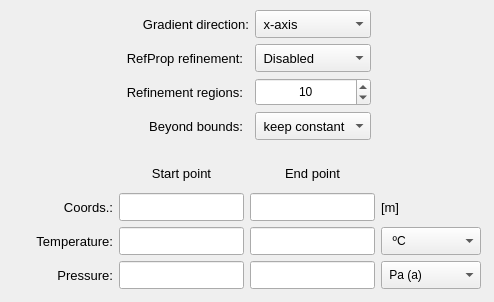
            <widget class="QWidget" name="tab_rectangular">
             <attribute name="title">
              <string>Setup</string>
             </attribute>
             <layout class="QGridLayout" name="gridLayout_6">
              <property name="leftMargin">
               <number>4</number>
              </property>
              <property name="topMargin">
               <number>4</number>
              </property>
              <property name="rightMargin">
               <number>4</number>
              </property>
              <property name="bottomMargin">
               <number>4</number>
              </property>
              <property name="spacing">
               <number>4</number>
              </property>
              <item row="0" column="0">
               <widget class="QFrame" name="frame_4">
                <property name="frameShape">
                 <enum>QFrame::NoFrame</enum>
                </property>
                <property name="frameShadow">
                 <enum>QFrame::Raised</enum>
                </property>
                <layout class="QGridLayout" name="gridLayout_7">
                 <property name="leftMargin">
                  <number>6</number>
                 </property>
                 <property name="topMargin">
                  <number>6</number>
                 </property>
                 <property name="rightMargin">
                  <number>6</number>
                 </property>
                 <property name="bottomMargin">
                  <number>6</number>
                 </property>
                 <property name="spacing">
                  <number>6</number>
                 </property>
                 <item row="0" column="3">
                  <widget class="QComboBox" name="comboBox_gradient_direction">
                   <property name="minimumSize">
                    <size>
                     <width>0</width>
                     <height>28</height>
                    </size>
                   </property>
                   <property name="maximumSize">
                    <size>
                     <width>200</width>
                     <height>28</height>
                    </size>
                   </property>
                   <property name="font">
                    <font>
                     <pointsize>10</pointsize>
                    </font>
                   </property>
                   <item>
                    <property name="text">
                     <string> x-axis</string>
                    </property>
                   </item>
                   <item>
                    <property name="text">
                     <string> y-axis</string>
                    </property>
                   </item>
                   <item>
                    <property name="text">
                     <string> z-axis</string>
                    </property>
                   </item>
                  </widget>
                 </item>
                 <item row="2" column="1">
                  <widget class="QLabel" name="label_50">
                   <property name="minimumSize">
                    <size>
                     <width>0</width>
                     <height>28</height>
                    </size>
                   </property>
                   <property name="maximumSize">
                    <size>
                     <width>148</width>
                     <height>28</height>
                    </size>
                   </property>
                   <property name="font">
                    <font>
                     <pointsize>10</pointsize>
                    </font>
                   </property>
                   <property name="text">
                    <string>Refinement regions:</string>
                   </property>
                   <property name="alignment">
                    <set>Qt::AlignRight|Qt::AlignTrailing|Qt::AlignVCenter</set>
                   </property>
                  </widget>
                 </item>
                 <item row="2" column="3">
                  <widget class="QDoubleSpinBox" name="doubleSpinBox_selection_radius">
                   <property name="minimumSize">
                    <size>
                     <width>100</width>
                     <height>28</height>
                    </size>
                   </property>
                   <property name="maximumSize">
                    <size>
                     <width>200</width>
                     <height>28</height>
                    </size>
                   </property>
                   <property name="font">
                    <font>
                     <pointsize>9</pointsize>
                    </font>
                   </property>
                   <property name="alignment">
                    <set>Qt::AlignCenter</set>
                   </property>
                   <property name="decimals">
                    <number>0</number>
                   </property>
                   <property name="minimum">
                    <double>2.000000000000000</double>
                   </property>
                   <property name="maximum">
                    <double>50.000000000000000</double>
                   </property>
                   <property name="singleStep">
                    <double>1.000000000000000</double>
                   </property>
                   <property name="value">
                    <double>10.000000000000000</double>
                   </property>
                  </widget>
                 </item>
                 <item row="1" column="1">
                  <widget class="QLabel" name="label_51">
                   <property name="minimumSize">
                    <size>
                     <width>0</width>
                     <height>28</height>
                    </size>
                   </property>
                   <property name="maximumSize">
                    <size>
                     <width>148</width>
                     <height>28</height>
                    </size>
                   </property>
                   <property name="font">
                    <font>
                     <pointsize>10</pointsize>
                    </font>
                   </property>
                   <property name="text">
                    <string>RefProp refinement:</string>
                   </property>
                   <property name="alignment">
                    <set>Qt::AlignRight|Qt::AlignTrailing|Qt::AlignVCenter</set>
                   </property>
                  </widget>
                 </item>
                 <item row="0" column="0">
                  <spacer name="horizontalSpacer_3">
                   <property name="orientation">
                    <enum>Qt::Horizontal</enum>
                   </property>
                   <property name="sizeHint" stdset="0">
                    <size>
                     <width>40</width>
                     <height>20</height>
                    </size>
                   </property>
                  </spacer>
                 </item>
                 <item row="1" column="3">
                  <widget class="QComboBox" name="comboBox_refinement_regions">
                   <property name="minimumSize">
                    <size>
                     <width>0</width>
                     <height>28</height>
                    </size>
                   </property>
                   <property name="maximumSize">
                    <size>
                     <width>200</width>
                     <height>28</height>
                    </size>
                   </property>
                   <property name="font">
                    <font>
                     <pointsize>10</pointsize>
                    </font>
                   </property>
                   <item>
                    <property name="text">
                     <string> Disabled</string>
                    </property>
                   </item>
                   <item>
                    <property name="text">
                     <string> Enabled</string>
                    </property>
                   </item>
                  </widget>
                 </item>
                 <item row="0" column="4">
                  <spacer name="horizontalSpacer_2">
                   <property name="orientation">
                    <enum>Qt::Horizontal</enum>
                   </property>
                   <property name="sizeHint" stdset="0">
                    <size>
                     <width>40</width>
                     <height>20</height>
                    </size>
                   </property>
                  </spacer>
                 </item>
                 <item row="3" column="1">
                  <widget class="QLabel" name="label_14">
                   <property name="minimumSize">
                    <size>
                     <width>120</width>
                     <height>0</height>
                    </size>
                   </property>
                   <property name="maximumSize">
                    <size>
                     <width>148</width>
                     <height>16777215</height>
                    </size>
                   </property>
                   <property name="font">
                    <font>
                     <pointsize>10</pointsize>
                    </font>
                   </property>
                   <property name="text">
                    <string>Beyond bounds:</string>
                   </property>
                   <property name="alignment">
                    <set>Qt::AlignRight|Qt::AlignTrailing|Qt::AlignVCenter</set>
                   </property>
                  </widget>
                 </item>
                 <item row="3" column="3">
                  <widget class="QComboBox" name="comboBox_beyond_bounds_values">
                   <property name="minimumSize">
                    <size>
                     <width>0</width>
                     <height>28</height>
                    </size>
                   </property>
                   <property name="maximumSize">
                    <size>
                     <width>200</width>
                     <height>28</height>
                    </size>
                   </property>
                   <property name="font">
                    <font>
                     <pointsize>10</pointsize>
                    </font>
                   </property>
                   <item>
                    <property name="text">
                     <string> keep constant</string>
                    </property>
                   </item>
                   <item>
                    <property name="text">
                     <string> extrapolate</string>
                    </property>
                   </item>
                  </widget>
                 </item>
                 <item row="0" column="1" colspan="2">
                  <widget class="QLabel" name="label_13">
                   <property name="minimumSize">
                    <size>
                     <width>120</width>
                     <height>0</height>
                    </size>
                   </property>
                   <property name="maximumSize">
                    <size>
                     <width>148</width>
                     <height>16777215</height>
                    </size>
                   </property>
                   <property name="font">
                    <font>
                     <pointsize>10</pointsize>
                    </font>
                   </property>
                   <property name="text">
                    <string>Gradient direction:</string>
                   </property>
                   <property name="alignment">
                    <set>Qt::AlignRight|Qt::AlignTrailing|Qt::AlignVCenter</set>
                   </property>
                  </widget>
                 </item>
                </layout>
               </widget>
              </item>
              <item row="1" column="0">
               <widget class="QFrame" name="frame">
                <property name="frameShape">
                 <enum>QFrame::NoFrame</enum>
                </property>
                <property name="frameShadow">
                 <enum>QFrame::Raised</enum>
                </property>
                <layout class="QGridLayout" name="gridLayout_10">
                 <item row="0" column="3">
                  <widget class="QLabel" name="label_24">
                   <property name="minimumSize">
                    <size>
                     <width>0</width>
                     <height>28</height>
                    </size>
                   </property>
                   <property name="maximumSize">
                    <size>
                     <width>200</width>
                     <height>28</height>
                    </size>
                   </property>
                   <property name="font">
                    <font>
                     <pointsize>10</pointsize>
                    </font>
                   </property>
                   <property name="text">
                    <string>End point</string>
                   </property>
                   <property name="alignment">
                    <set>Qt::AlignCenter</set>
                   </property>
                  </widget>
                 </item>
                 <item row="2" column="3">
                  <widget class="QLineEdit" name="lineEdit_end_temperature">
                   <property name="enabled">
                    <bool>true</bool>
                   </property>
                   <property name="minimumSize">
                    <size>
                     <width>0</width>
                     <height>28</height>
                    </size>
                   </property>
                   <property name="maximumSize">
                    <size>
                     <width>180</width>
                     <height>28</height>
                    </size>
                   </property>
                   <property name="font">
                    <font>
                     <pointsize>10</pointsize>
                    </font>
                   </property>
                   <property name="alignment">
                    <set>Qt::AlignCenter</set>
                   </property>
                  </widget>
                 </item>
                 <item row="1" column="0">
                  <widget class="QLabel" name="label_16">
                   <property name="minimumSize">
                    <size>
                     <width>100</width>
                     <height>0</height>
                    </size>
                   </property>
                   <property name="maximumSize">
                    <size>
                     <width>140</width>
                     <height>16777215</height>
                    </size>
                   </property>
                   <property name="font">
                    <font>
                     <pointsize>10</pointsize>
                    </font>
                   </property>
                   <property name="text">
                    <string>Coords.:</string>
                   </property>
                   <property name="alignment">
                    <set>Qt::AlignRight|Qt::AlignTrailing|Qt::AlignVCenter</set>
                   </property>
                  </widget>
                 </item>
                 <item row="3" column="3">
                  <widget class="QLineEdit" name="lineEdit_end_pressure">
                   <property name="enabled">
                    <bool>true</bool>
                   </property>
                   <property name="minimumSize">
                    <size>
                     <width>0</width>
                     <height>28</height>
                    </size>
                   </property>
                   <property name="maximumSize">
                    <size>
                     <width>180</width>
                     <height>28</height>
                    </size>
                   </property>
                   <property name="font">
                    <font>
                     <pointsize>10</pointsize>
                    </font>
                   </property>
                   <property name="alignment">
                    <set>Qt::AlignCenter</set>
                   </property>
                  </widget>
                 </item>
                 <item row="3" column="0">
                  <widget class="QLabel" name="label_20">
                   <property name="minimumSize">
                    <size>
                     <width>100</width>
                     <height>0</height>
                    </size>
                   </property>
                   <property name="maximumSize">
                    <size>
                     <width>140</width>
                     <height>16777215</height>
                    </size>
                   </property>
                   <property name="font">
                    <font>
                     <pointsize>10</pointsize>
                    </font>
                   </property>
                   <property name="text">
                    <string>Pressure:</string>
                   </property>
                   <property name="alignment">
                    <set>Qt::AlignRight|Qt::AlignTrailing|Qt::AlignVCenter</set>
                   </property>
                  </widget>
                 </item>
                 <item row="0" column="1">
                  <widget class="QLabel" name="label_11">
                   <property name="minimumSize">
                    <size>
                     <width>0</width>
                     <height>28</height>
                    </size>
                   </property>
                   <property name="maximumSize">
                    <size>
                     <width>200</width>
                     <height>28</height>
                    </size>
                   </property>
                   <property name="font">
                    <font>
                     <pointsize>10</pointsize>
                    </font>
                   </property>
                   <property name="text">
                    <string>Start point</string>
                   </property>
                   <property name="alignment">
                    <set>Qt::AlignCenter</set>
                   </property>
                  </widget>
                 </item>
                 <item row="1" column="3">
                  <widget class="QLineEdit" name="lineEdit_end_coords">
                   <property name="minimumSize">
                    <size>
                     <width>0</width>
                     <height>28</height>
                    </size>
                   </property>
                   <property name="maximumSize">
                    <size>
                     <width>180</width>
                     <height>28</height>
                    </size>
                   </property>
                   <property name="font">
                    <font>
                     <pointsize>10</pointsize>
                    </font>
                   </property>
                   <property name="alignment">
                    <set>Qt::AlignCenter</set>
                   </property>
                  </widget>
                 </item>
                 <item row="2" column="1">
                  <widget class="QLineEdit" name="lineEdit_start_temperature">
                   <property name="enabled">
                    <bool>true</bool>
                   </property>
                   <property name="minimumSize">
                    <size>
                     <width>0</width>
                     <height>28</height>
                    </size>
                   </property>
                   <property name="maximumSize">
                    <size>
                     <width>180</width>
                     <height>28</height>
                    </size>
                   </property>
                   <property name="font">
                    <font>
                     <pointsize>10</pointsize>
                    </font>
                   </property>
                   <property name="alignment">
                    <set>Qt::AlignCenter</set>
                   </property>
                  </widget>
                 </item>
                 <item row="3" column="1">
                  <widget class="QLineEdit" name="lineEdit_start_pressure">
                   <property name="enabled">
                    <bool>true</bool>
                   </property>
                   <property name="minimumSize">
                    <size>
                     <width>0</width>
                     <height>28</height>
                    </size>
                   </property>
                   <property name="maximumSize">
                    <size>
                     <width>180</width>
                     <height>28</height>
                    </size>
                   </property>
                   <property name="font">
                    <font>
                     <pointsize>10</pointsize>
                    </font>
                   </property>
                   <property name="alignment">
                    <set>Qt::AlignCenter</set>
                   </property>
                  </widget>
                 </item>
                 <item row="1" column="1">
                  <widget class="QLineEdit" name="lineEdit_start_coords">
                   <property name="minimumSize">
                    <size>
                     <width>0</width>
                     <height>28</height>
                    </size>
                   </property>
                   <property name="maximumSize">
                    <size>
                     <width>180</width>
                     <height>28</height>
                    </size>
                   </property>
                   <property name="font">
                    <font>
                     <pointsize>10</pointsize>
                    </font>
                   </property>
                   <property name="alignment">
                    <set>Qt::AlignCenter</set>
                   </property>
                  </widget>
                 </item>
                 <item row="2" column="4">
                  <widget class="QComboBox" name="comboBox_temperature_units">
                   <property name="minimumSize">
                    <size>
                     <width>100</width>
                     <height>28</height>
                    </size>
                   </property>
                   <property name="maximumSize">
                    <size>
                     <width>100</width>
                     <height>28</height>
                    </size>
                   </property>
                   <property name="font">
                    <font>
                     <family>MS Shell Dlg 2</family>
                     <italic>false</italic>
                    </font>
                   </property>
                   <property name="currentIndex">
                    <number>1</number>
                   </property>
                   <item>
                    <property name="text">
                     <string>  K</string>
                    </property>
                   </item>
                   <item>
                    <property name="text">
                     <string>  ºC</string>
                    </property>
                   </item>
                   <item>
                    <property name="text">
                     <string>  ºF</string>
                    </property>
                   </item>
                  </widget>
                 </item>
                 <item row="3" column="4">
                  <widget class="QComboBox" name="comboBox_pressure_units">
                   <property name="minimumSize">
                    <size>
                     <width>100</width>
                     <height>28</height>
                    </size>
                   </property>
                   <property name="maximumSize">
                    <size>
                     <width>100</width>
                     <height>28</height>
                    </size>
                   </property>
                   <property name="font">
                    <font>
                     <family>MS Shell Dlg 2</family>
                     <italic>false</italic>
                    </font>
                   </property>
                   <item>
                    <property name="text">
                     <string> Pa (a)</string>
                    </property>
                   </item>
                   <item>
                    <property name="text">
                     <string> kPa (a)</string>
                    </property>
                   </item>
                   <item>
                    <property name="text">
                     <string> atm (a)</string>
                    </property>
                   </item>
                   <item>
                    <property name="text">
                     <string> bar (a)</string>
                    </property>
                   </item>
                   <item>
                    <property name="text">
                     <string> kgf/cm² (a)</string>
                    </property>
                   </item>
                   <item>
                    <property name="text">
                     <string> psi (a)</string>
                    </property>
                   </item>
                   <item>
                    <property name="text">
                     <string> ksi (a)</string>
                    </property>
                   </item>
                   <item>
                    <property name="text">
                     <string> Pa (g)</string>
                    </property>
                   </item>
                   <item>
                    <property name="text">
                     <string> kPa (g)</string>
                    </property>
                   </item>
                   <item>
                    <property name="text">
                     <string> atm (g)</string>
                    </property>
                   </item>
                   <item>
                    <property name="text">
                     <string> bar (g)</string>
                    </property>
                   </item>
                   <item>
                    <property name="text">
                     <string> kgf/cm² (g)</string>
                    </property>
                   </item>
                   <item>
                    <property name="text">
                     <string> psi (g)</string>
                    </property>
                   </item>
                   <item>
                    <property name="text">
                     <string> ksi (g)</string>
                    </property>
                   </item>
                  </widget>
                 </item>
                 <item row="1" column="4">
                  <widget class="QLabel" name="label_17">
                   <property name="minimumSize">
                    <size>
                     <width>100</width>
                     <height>28</height>
                    </size>
                   </property>
                   <property name="maximumSize">
                    <size>
                     <width>100</width>
                     <height>28</height>
                    </size>
                   </property>
                   <property name="font">
                    <font>
                     <pointsize>10</pointsize>
                    </font>
                   </property>
                   <property name="text">
                    <string>[m]</string>
                   </property>
                  </widget>
                 </item>
                 <item row="2" column="0">
                  <widget class="QLabel" name="label_15">
                   <property name="minimumSize">
                    <size>
                     <width>100</width>
                     <height>0</height>
                    </size>
                   </property>
                   <property name="maximumSize">
                    <size>
                     <width>140</width>
                     <height>16777215</height>
                    </size>
                   </property>
                   <property name="font">
                    <font>
                     <pointsize>10</pointsize>
                    </font>
                   </property>
                   <property name="text">
                    <string>Temperature:</string>
                   </property>
                   <property name="alignment">
                    <set>Qt::AlignRight|Qt::AlignTrailing|Qt::AlignVCenter</set>
                   </property>
                  </widget>
                 </item>
                </layout>
               </widget>
              </item>
             </layout>
            </widget>
